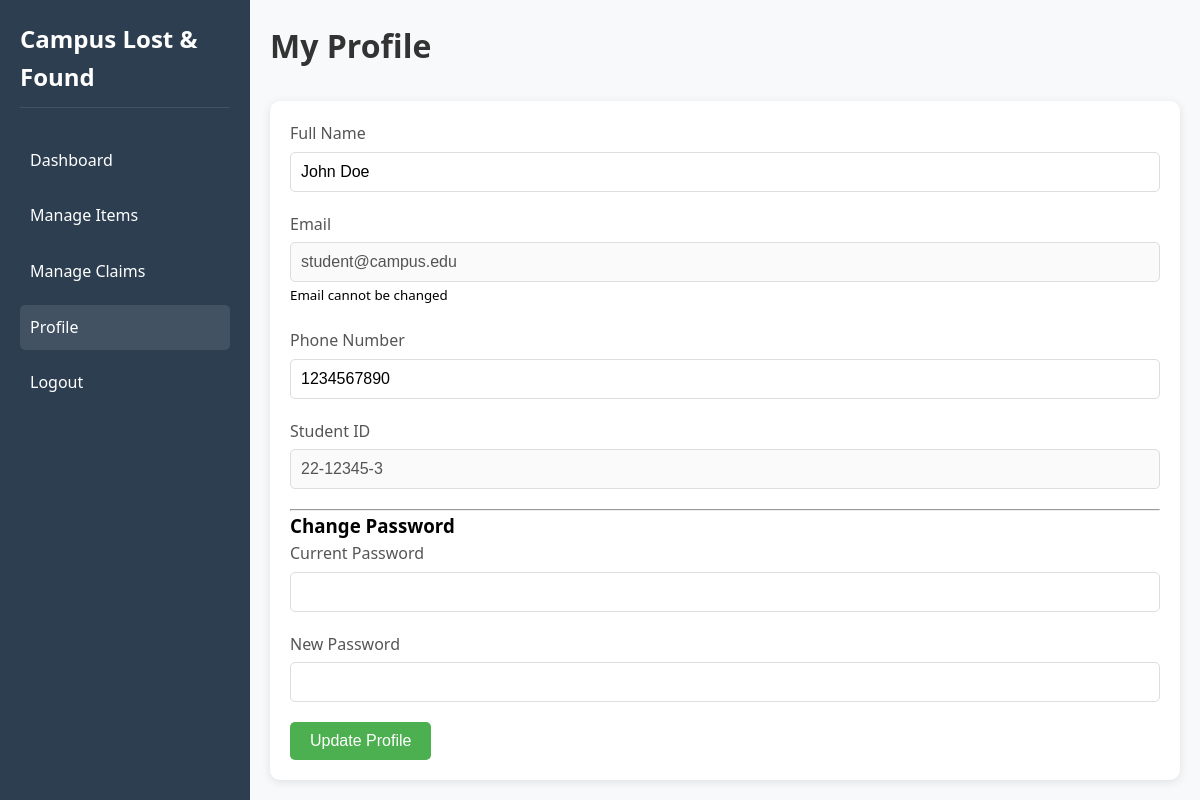
The app's page /profile.php (signed in) with its own data.
### tables this page shows
CREATE TABLE users (
    id INT PRIMARY KEY AUTO_INCREMENT,
    name VARCHAR(100) NOT NULL,
    email VARCHAR(100) UNIQUE NOT NULL,
    password VARCHAR(255) NOT NULL,
    user_type ENUM('student', 'admin') DEFAULT 'student',
    phone VARCHAR(20),
    student_id VARCHAR(20),
    created_at TIMESTAMP DEFAULT CURRENT_TIMESTAMP
);

### config.php (called while the page is built, shortened)
<?php
function isStudent() {
    return isset($_SESSION['user_type']) && $_SESSION['user_type'] == 'student';
}
?>

### profile.php (the view, shortened to what this page needs)
<?php
require_once 'config.php';
$user_id = $_SESSION['user_id'];
$user_query = "SELECT * FROM users WHERE id = '$user_id'";
$user_result = mysqli_query($conn, $user_query);
$user = mysqli_fetch_assoc($user_result);
?>
<!DOCTYPE html>
<html lang="en">
<head>
    <link rel="stylesheet" href="assets/css/style.css">
</head>
<body>
    <div class="dashboard-container">
        <div class="sidebar">
            <h2>Campus Lost & Found</h2>
            <nav>
                <ul>
                    <?php if(isStudent()): ?>
                        <li><a href="student/dashboard.php">Dashboard</a></li>
                    <?php else: ?>
                        <li><a href="admin/dashboard.php">Dashboard</a></li>
                    <?php endif; ?>
                    <li><a href="manage_item.php">Manage Items</a></li>
                    <li><a href="manage_claims.php">Manage Claims</a></li>
                    <li class="active" ><a href="profile.php">Profile</a></li>
                    <li><a href="logout.php">Logout</a></li>
                </ul>
            </nav>
        </div>
        <div class="main-content">
            <div class="header">
                <h1>My Profile</h1>
            </div>
            <div class="form-container">
                <form method="POST" action="">
                    <div class="form-group">
                        <label for="name">Full Name</label>
                        <input type="text" id="name" name="name" value="<?php echo $user['name']; ?>" required>
                    </div>
                    <div class="form-group">
                        <label for="email">Email</label>
                        <input type="email" id="email" value="<?php echo $user['email']; ?>" disabled>
                        <small>Email cannot be changed</small>
                    </div>
                    <div class="form-group">
                        <label for="phone">Phone Number</label>
                        <input type="tel" id="phone" name="phone" value="<?php echo $user['phone']; ?>">
                    </div>
                    <div class="form-group">
                        <label for="student_id">Student ID</label>
                        <input type="text" id="student_id" value="<?php echo $user['student_id']; ?>" disabled>
                    </div>
                    <hr>
                    <h3>Change Password</h3>
                    <div class="form-group">
                        <label for="current_password">Current Password</label>
                        <input type="password" id="current_password" name="current_password">
                    </div>
                    <div class="form-group">
                        <label for="new_password">New Password</label>
                        <input type="password" id="new_password" name="new_password">
                    </div>
                    <button type="submit" class="btn btn-primary">Update Profile</button>
                </form>
            </div>
        </div>
    </div>
</body>
</html>

### assets/css/style.css (style rules this page uses)
* { margin: 0; padding: 0; box-sizing: border-box; }
body { font-family: 'Segoe UI', Tahoma, Geneva, Verdana, sans-serif; line-height: 1.6; background-color: #f5f5f5; }
.form-group { margin-bottom: 20px; }
.form-group label { display: block; margin-bottom: 5px; color: #555; font-weight: 500; }
.form-group input, .form-group select, .form-group textarea { width: 100%; padding: 10px; border: 1px solid #ddd; border-radius: 5px; font-size: 16px; }
.btn { padding: 10px 20px; border: none; border-radius: 5px; cursor: pointer; font-size: 16px; font-weight: 500; text-decoration: none; display: inline-block; transition: all 0.3s ease; }
.btn-primary { background-color: #4CAF50; color: white; }
.dashboard-container { display: flex; min-height: 100vh; }
.sidebar { width: 250px; background: #2c3e50; color: white; padding: 20px; }
.sidebar h2 { margin-bottom: 30px; padding-bottom: 10px; border-bottom: 1px solid rgba(255,255,255,0.1); }
.sidebar nav ul { list-style: none; }
.sidebar nav ul li { margin-bottom: 10px; }
.sidebar nav ul li a { color: white; text-decoration: none; display: block; padding: 10px; border-radius: 5px; transition: all 0.3s ease; }
.sidebar nav ul li a:hover, .sidebar nav ul li.active a { background: rgba(255,255,255,0.1); }
.main-content { flex: 1; padding: 20px; background: #f8f9fa; }
.header { margin-bottom: 30px; }
.header h1 { color: #333; }
.form-container { background: white; padding: 20px; border-radius: 10px; box-shadow: 0 2px 10px rgba(0,0,0,0.1); }

### records on screen
users: name "John Doe", email "student@campus.edu", phone "1234567890", student "22-12345-3"
